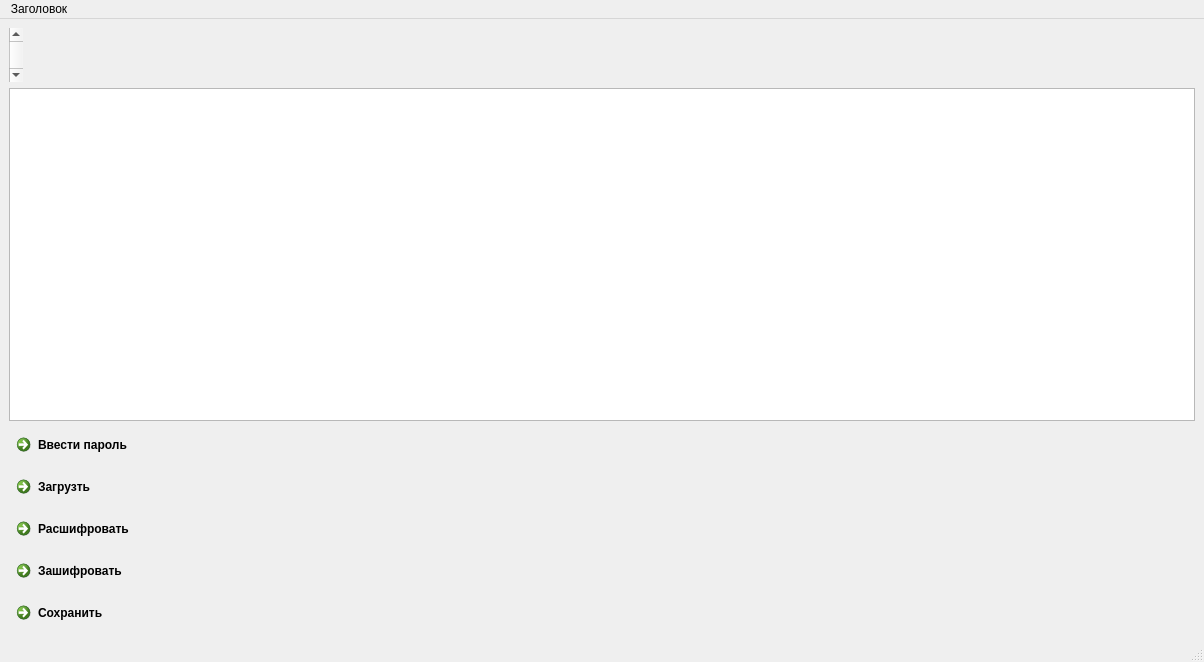
<?xml version="1.0" encoding="UTF-8"?>
<ui version="4.0">
 <class>MainWindow</class>
 <widget class="QMainWindow" name="MainWindow">
  <property name="geometry">
   <rect>
    <x>0</x>
    <y>0</y>
    <width>1204</width>
    <height>662</height>
   </rect>
  </property>
  <property name="windowTitle">
   <string>MainWindow</string>
  </property>
  <widget class="QWidget" name="centralwidget">
   <layout class="QVBoxLayout" name="verticalLayout">
    <item>
     <widget class="QScrollBar" name="verticalScrollBar">
      <property name="orientation">
       <enum>Qt::Vertical</enum>
      </property>
     </widget>
    </item>
    <item>
     <widget class="QTextEdit" name="textEdit">
      <property name="styleSheet">
       <string notr="true">font: 9pt &quot;Palatino Linotype&quot;;</string>
      </property>
      <property name="frameShadow">
       <enum>QFrame::Raised</enum>
      </property>
      <property name="documentTitle">
       <string>ваша заметка</string>
      </property>
     </widget>
    </item>
    <item>
     <widget class="QCommandLinkButton" name="commandLinkButton">
      <property name="text">
       <string>Ввести пароль</string>
      </property>
     </widget>
    </item>
    <item>
     <widget class="QCommandLinkButton" name="commandLinkButton_4">
      <property name="text">
       <string>Загрузть</string>
      </property>
     </widget>
    </item>
    <item>
     <widget class="QCommandLinkButton" name="commandLinkButton_3">
      <property name="text">
       <string>Расшифровать</string>
      </property>
     </widget>
    </item>
    <item>
     <widget class="QCommandLinkButton" name="commandLinkButton_2">
      <property name="text">
       <string>Зашифровать</string>
      </property>
     </widget>
    </item>
    <item>
     <widget class="QCommandLinkButton" name="commandLinkButton">
      <property name="text">
       <string>Сохранить</string>
      </property>
     </widget>
    </item>
   </layout>
  </widget>
  <widget class="QMenuBar" name="menubar">
   <property name="geometry">
    <rect>
     <x>0</x>
     <y>0</y>
     <width>1204</width>
     <height>26</height>
    </rect>
   </property>
   <widget class="QMenu" name="menu">
    <property name="title">
     <string>Заголовок</string>
    </property>
   </widget>
   <addaction name="menu"/>
  </widget>
  <widget class="QStatusBar" name="statusbar"/>
 </widget>
 <resources/>
 <connections/>
</ui>
